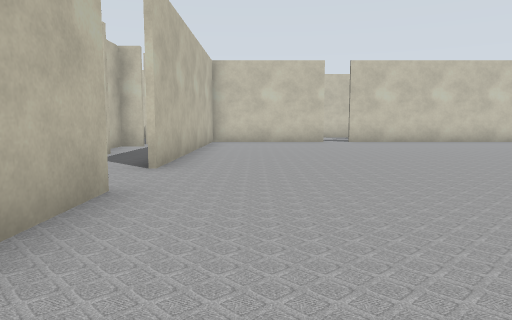
[1] (above)

19 first-person views from a walk through a world built for the Gazebo simulator. The camera is 0.72 m above the floor, tilts 6° down and sees 70° across. Floor lines are 1 m apart. The floor is counted in squares, 1 m on a side. Each view is taken from the middle of a square. On the plan, view 1 faces up. The plan holds only what a view shows up to about 11 squares ahead; the rest is blank. The place goes on beyond the plan.

[2]
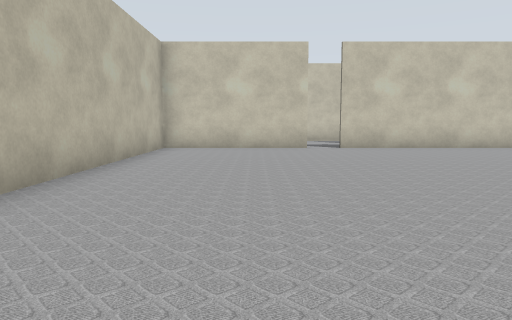

[3]
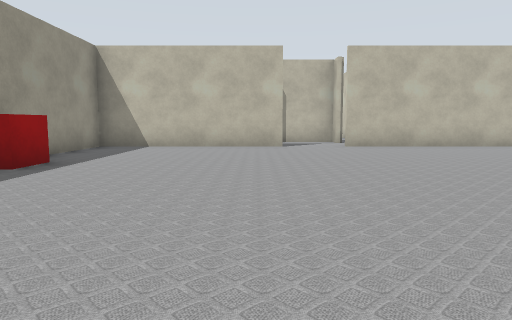

[4]
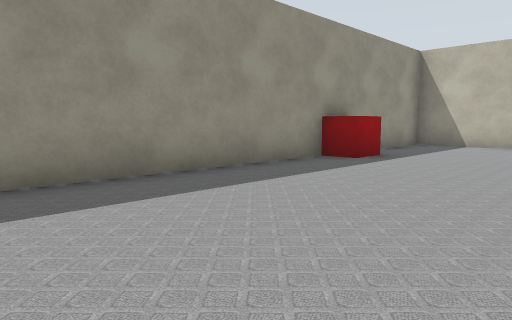

[5]
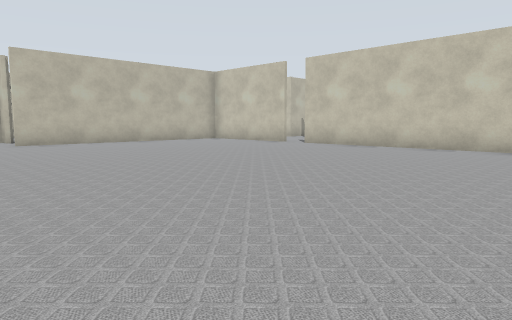

[6]
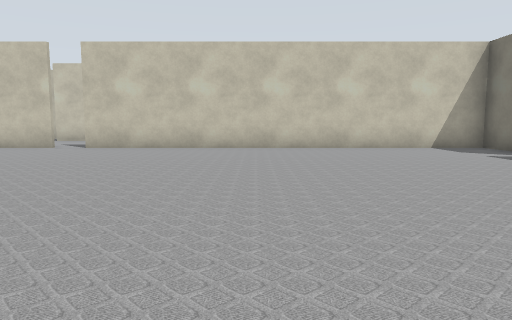

[7]
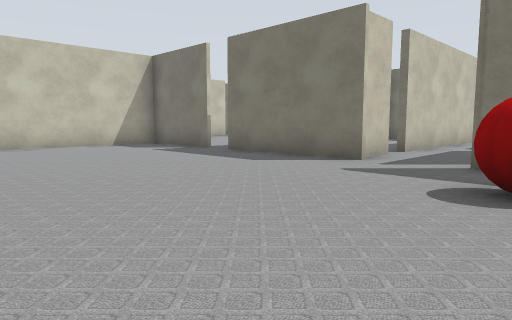

[8]
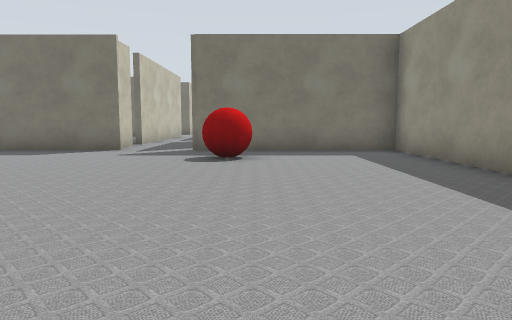

[9]
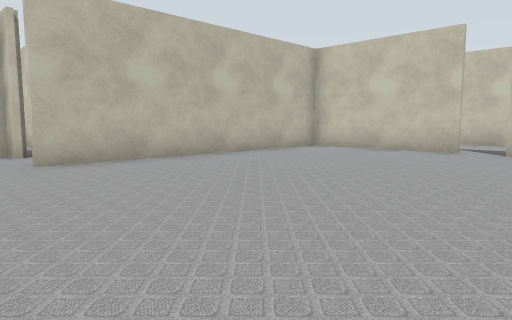

[10]
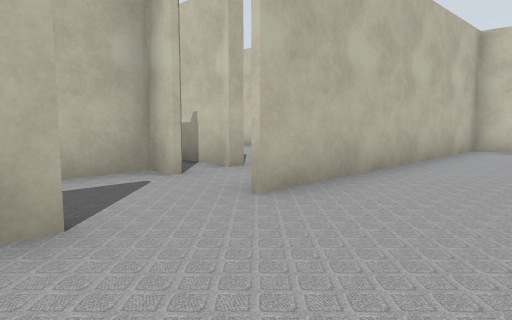

[11]
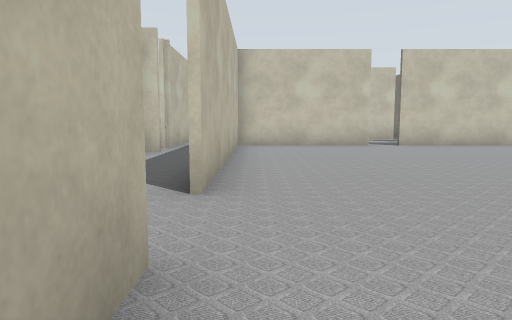

[12]
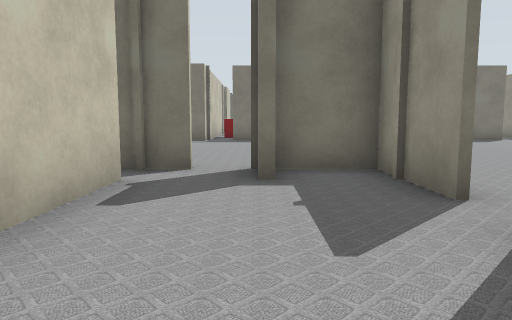

[13]
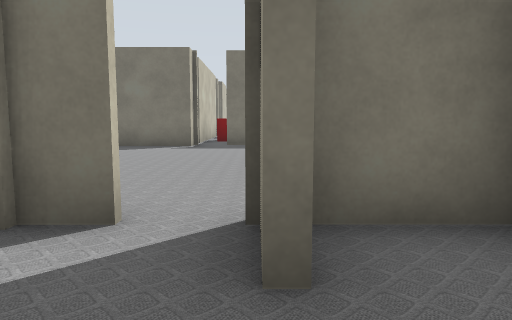

[14]
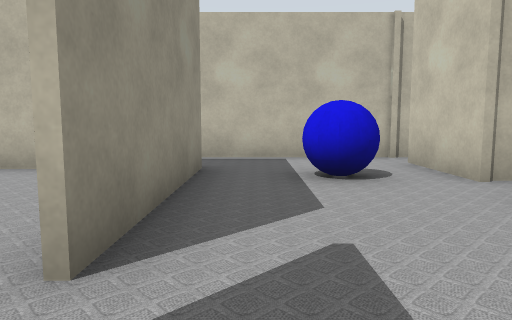

[15]
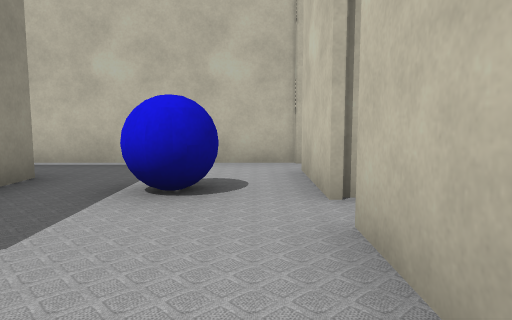

[16]
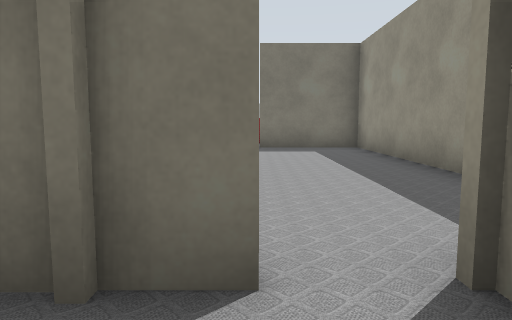

[17]
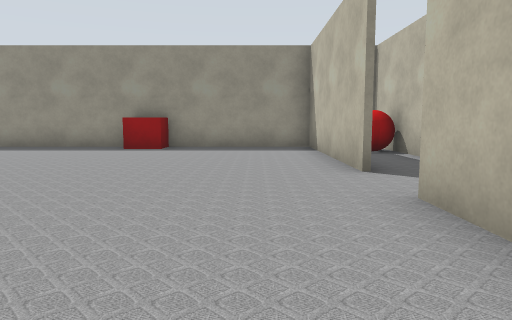

[18]
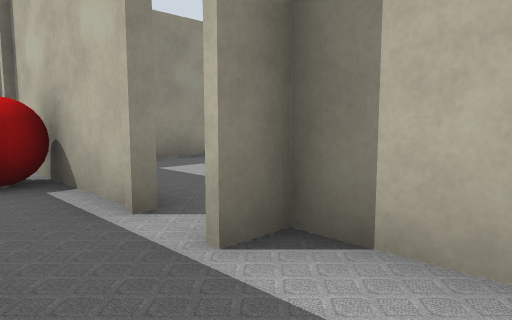

[19]
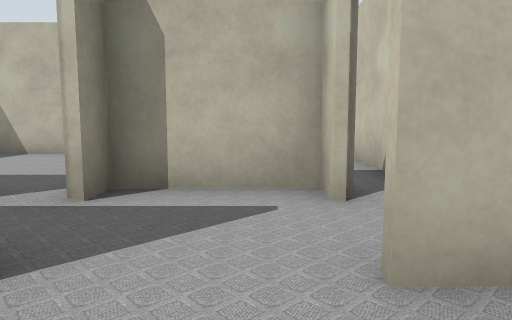

### Floor plan
Points are (right, up) in squares from view 1. A wall is a line through its corners. A room is listed if a view was taken in it or the views show most of it. See-through windows are left out.
Room 1 (views 1, 2, 3, 4, 5, 6, 7, 8, 9, 10, 11, 17, 19)
walls: (14.2, 5.4) (14.2, 9.4); (15.9, 5.6) (14.6, 5.6); (14.2, 10.1) (14.2, 13.1); (-1.5, 3.9) (-1.5, -1.5) (14.2, -1.5) (14.2, 3.6); (2.5, 13) (-1.5, 13) (-1.5, 5.5); (14.3, 13) (3.3, 13); (20.2, 5.6) (16.6, 5.6)
ways out: opening at (-2, 4.5) to room 2; opening at (3, 13) to room 2; opening at (16, 6); gap at (14, 10)
objects: red box (3, -2) to (3, -1); red ball (12, 2) to (13, 3)
Room 2 (views 12, 13, 14, 15, 16, 18)
walls: (-1.8, 13.2) (2.5, 13.2); (-0.4, 16.7) (-2.5, 16.7); (-3.4, 17.1) (-3.4, 11.6); (-3.2, 10.6) (-3.9, 10.6) (-3.9, 9.8); (3.2, 13.2) (5.5, 13.2) (5.5, 15.1); (4.5, 15.1) (5.1, 15.1); (4.6, 16.7) (0.5, 16.7); (5.5, 15.9) (5.5, 17.1); (-3.2, 5.6) (-3.9, 5.6) (-3.9, 3.4) (-3.2, 3.4); (-3.4, 2.4) (-3.4, 1.5)
ways out: opening at (-2, 4.5) to room 1; opening at (3, 13) to room 1; opening at (0, 17); gap at (-4, 6); gap at (-4, 8); gap at (-4, 12); gap at (6, 16)
objects: red ball (-3, 0) to (-2, 1); blue ball (-1, 15)

Positions as (right, up) in squares from view 1, and headings:
1: (0, 0), facing up
2: (1, 3), facing up
3: (9, 3), facing left
4: (10, 3), facing down-left
5: (11, 3), facing up-left
6: (8, 3), facing up
7: (8, 2), facing up-right
8: (5, 2), facing right
9: (5, 4), facing up-left
10: (1, 3), facing up-left
11: (-1, 2), facing up
12: (0, 15), facing right
13: (3, 15), facing right
14: (4, 14), facing left
15: (3, 16), facing left
16: (4, 16), facing right
17: (0, 9), facing down
18: (-2, 5), facing down-left
19: (0, 5), facing left
